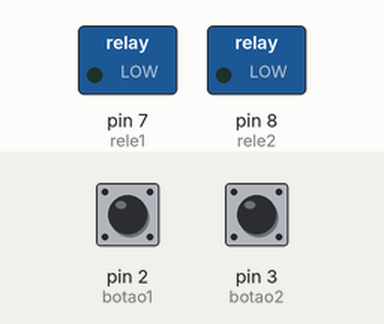
Recording of a sketch running on a simulated Arduino Uno, built with avr-gcc and run on an emulated ATmega328P. Shown: switched loads named in the sketch (green lamp = pin HIGH). Inputs (shaded band) come from the test bench; at power-on: pin 2 (botao1) LOW, pin 3 (botao2) LOW.

Above: at 1.2 s.
1.3 s: pin 2 (botao1) pulled HIGH for 0.15 s
At 1.9 s:
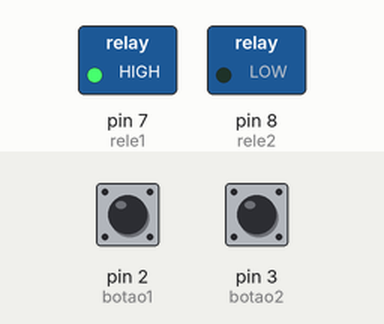
3.0 s: pin 3 (botao2) pulled HIGH for 0.15 s
At 4.4 s:
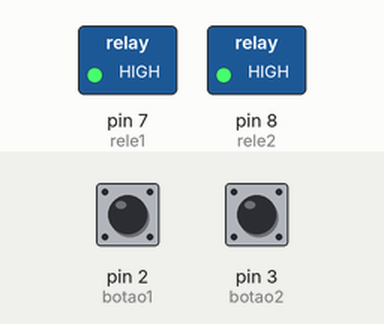
4.7 s: pin 2 (botao1) pulled HIGH for 1 s
At 6.3 s:
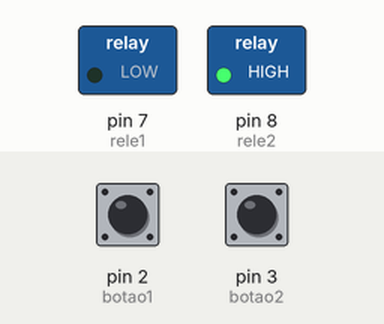
7.2 s: pin 2 (botao1) pulled HIGH for 3.2 s
At 11.1 s:
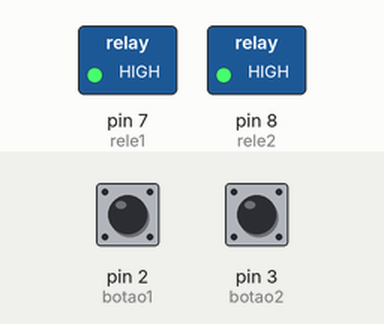
11.9 s: pin 3 (botao2) pulled HIGH for 1 s
At 14.2 s:
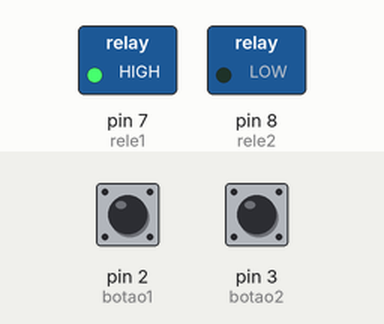
Timing chart, 0 to 15.4 s (numbered marks = the images above; inputs shaded):
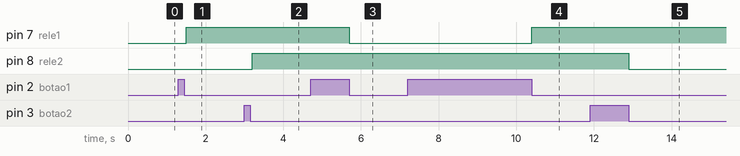

The sketch:

desafio.ino
```cpp
int rele1 = 7;
int rele2 = 8;
int botao1 = 2;
int botao2 = 3;
int estadorele1 = 0;
int estadorele2 = 0;

void setup() {
  pinMode(rele1, OUTPUT);
  pinMode(rele2, OUTPUT);
  pinMode(botao1, INPUT);
  pinMode(botao2, INPUT);
}

void loop() {
  if (digitalRead(botao1) == HIGH) {
    while (digitalRead(botao1) == HIGH) { delay(100); }
    estadorele1 = !estadorele1;
    digitalWrite(rele1, estadorele1);
  }

  if (digitalRead(botao2) == HIGH) {
    while (digitalRead(botao2) == HIGH) { delay(100); }
    estadorele2 = !estadorele2;
    digitalWrite(rele2, estadorele2);
  }
}
```

Measured:
- after the input at 1.3 s, pin 7 (rele1): LOW → HIGH after 0.20 s
- after the input at 3.0 s, pin 8 (rele2): LOW → HIGH after 0.20 s
- after the input at 4.7 s, pin 7 (rele1): HIGH → LOW after 1.0 s
- after the input at 7.2 s, pin 7 (rele1): LOW → HIGH after 3.2 s
- after the input at 11.9 s, pin 8 (rele2): HIGH → LOW after 1.0 s
